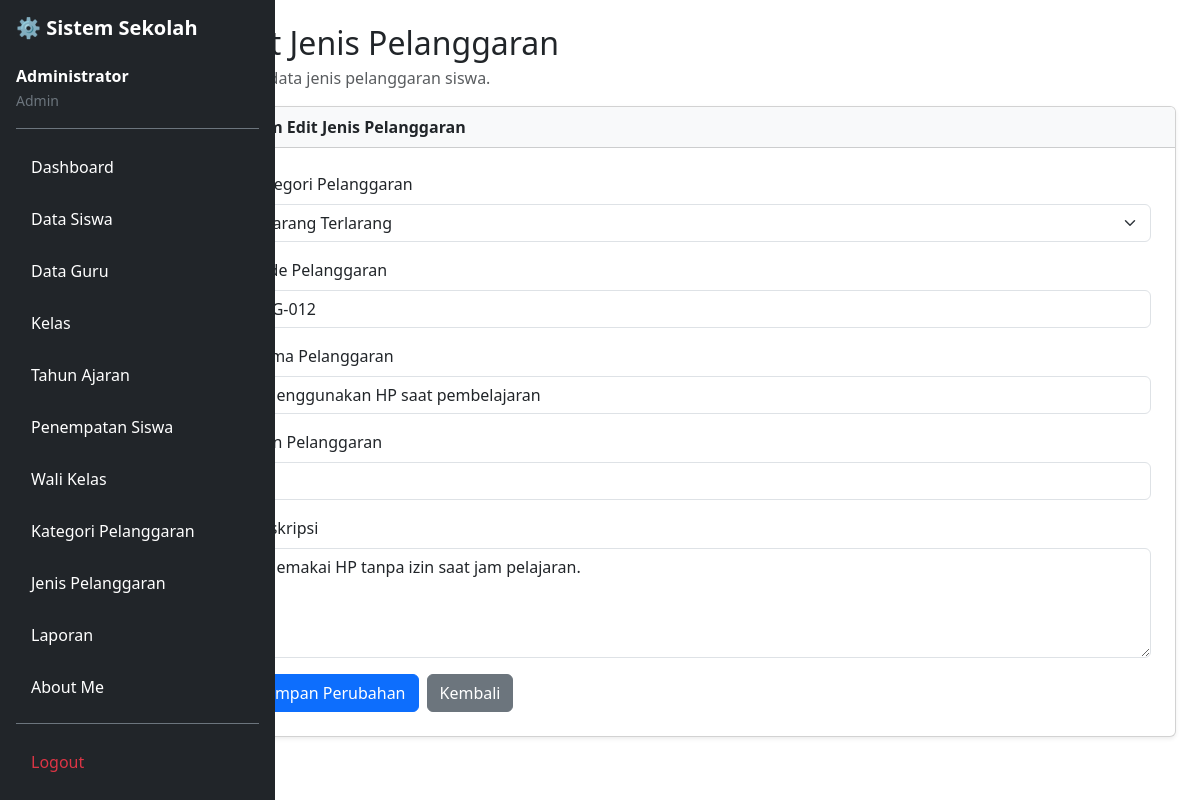
The app's page /edit_jenis_pelanggaran.php?id=12 (signed in) with its own data.
### tables this page shows
CREATE TABLE `t_pelanggaran` (
  `id` int(11) NOT NULL,
  `pelanggaran_kategori_id` int(11) DEFAULT NULL,
  `kode` varchar(30) DEFAULT NULL,
  `nama` varchar(150) DEFAULT NULL,
  `poin` int(11) NOT NULL,
  `deskripsi` text NOT NULL,
  `status_aktif` tinyint(1) NOT NULL,
  `created_at` timestamp NOT NULL DEFAULT current_timestamp(),
  `updated_at` timestamp NOT NULL DEFAULT current_timestamp()
);

CREATE TABLE `t_pelanggaran_kategori` (
  `id` int(11) NOT NULL,
  `nama` varchar(100) DEFAULT NULL,
  `deskripsi` text NOT NULL,
  `status_aktif` tinyint(1) NOT NULL,
  `created_at` timestamp NOT NULL DEFAULT current_timestamp(),
  `updated_at` timestamp NOT NULL DEFAULT current_timestamp()
);

### edit_jenis_pelanggaran.php (the view, shortened to what this page needs)
<?php
include 'config/koneksi.php';
$id = (int) ($_GET['id'] ?? 0);
$stmt = mysqli_prepare(
    $koneksi,
    "SELECT * FROM t_pelanggaran WHERE id = ?"
);
mysqli_stmt_bind_param($stmt, "i", $id);
mysqli_stmt_execute($stmt);
$result = mysqli_stmt_get_result($stmt);
$data = mysqli_fetch_assoc($result);
$kategori = mysqli_query(
    $koneksi,
    "SELECT id, nama
     FROM t_pelanggaran_kategori
     WHERE status_aktif = 1
     ORDER BY nama ASC"
);
?>
<!DOCTYPE html>
<html lang="id">
<head>
    <link href="https://cdn.jsdelivr.net/npm/bootstrap@5.3.8/dist/css/bootstrap.min.css"
          rel="stylesheet">
</head>
<body>
<div class="container-fluid">
    <div class="row">
        <?php include 'layout/sidebar.php'; ?>
        <main class="col-md-9 col-lg-10 ms-sm-auto px-md-4 py-4">
            <h2 class="mb-1">Edit Jenis Pelanggaran</h2>
            <p class="text-muted">
                Ubah data jenis pelanggaran siswa.
            </p>
            <div class="card shadow-sm">
                <div class="card-header bg-light">
                    <strong>Form Edit Jenis Pelanggaran</strong>
                </div>
                <div class="card-body p-4">
                    <form method="POST">
                        <div class="mb-3">
                            <label class="form-label">
                                Kategori Pelanggaran
                            </label>
                            <select
                                name="pelanggaran_kategori_id"
                                class="form-select"
                                required
                            >
                                <?php while ($k = mysqli_fetch_assoc($kategori)): ?>
                                    <option
                                        value="<?= (int) $k['id'] ?>"
                                        <?= ((int) $k['id'] === (int) $data['pelanggaran_kategori_id']) ? 'selected' : '' ?>
                                    >
                                        <?= htmlspecialchars($k['nama']) ?>
                                    </option>
                                <?php endwhile; ?>
                            </select>
                        </div>
                        <div class="mb-3">
                            <label class="form-label">
                                Kode Pelanggaran
                            </label>
                            <input
                                type="text"
                                name="kode"
                                class="form-control"
                                placeholder="Masukkan kode pelanggaran"
                                value="<?= htmlspecialchars($data['kode']) ?>"
                                required
                            >
                        </div>
                        <div class="mb-3">
                            <label class="form-label">
                                Nama Pelanggaran
                            </label>
                            <input
                                type="text"
                                name="nama"
                                class="form-control"
                                placeholder="Masukkan nama pelanggaran"
                                value="<?= htmlspecialchars($data['nama']) ?>"
                                required
                            >
                        </div>
                        <div class="mb-3">
                            <label class="form-label">
                                Poin Pelanggaran
                            </label>
                            <input
                                type="number"
                                name="poin"
                                min="0"
                                class="form-control"
                                placeholder="Masukkan jumlah poin"
                                value="<?= (int) $data['poin'] ?>"
                                required
                            >
                        </div>
                        <div class="mb-3">
                            <label class="form-label">
                                Deskripsi
                            </label>
                            <textarea
                                name="deskripsi"
                                class="form-control"
                                rows="4"
                                placeholder="Masukkan deskripsi pelanggaran"
                            ><?= htmlspecialchars($data['deskripsi'] ?? '') ?></textarea>
                        </div>
                        <div class="d-flex gap-2">
                            <button type="submit" class="btn btn-primary">
                                Simpan Perubahan
                            </button>
                            <a href="jenis_pelanggaran.php"
                               class="btn btn-secondary">
                                Kembali
                            </a>
                        </div>
                    </form>
                </div>
            </div>
        </main>
    </div>
</div>
</body>
</html>

### records on screen
t_pelanggaran: pelanggaran_kategori_id "Barang Terlarang", kode "PG-012", nama "Menggunakan HP saat pembelajaran", poin "5", deskripsi "Memakai HP tanpa izin saat jam pelajaran."

### other values on screen
$_SESSION['name'] "Administrator"
str_replace('_', ' ', $role) "Admin"
$item[0] "Dashboard"
$item[0] "Data Siswa"
$item[0] "Data Guru"
$item[0] "Kelas"
$item[0] "Tahun Ajaran"
$item[0] "Penempatan Siswa"
$item[0] "Wali Kelas"
$item[0] "Kategori Pelanggaran"
$item[0] "Jenis Pelanggaran"
$item[0] "Laporan"
$item[0] "About Me"
